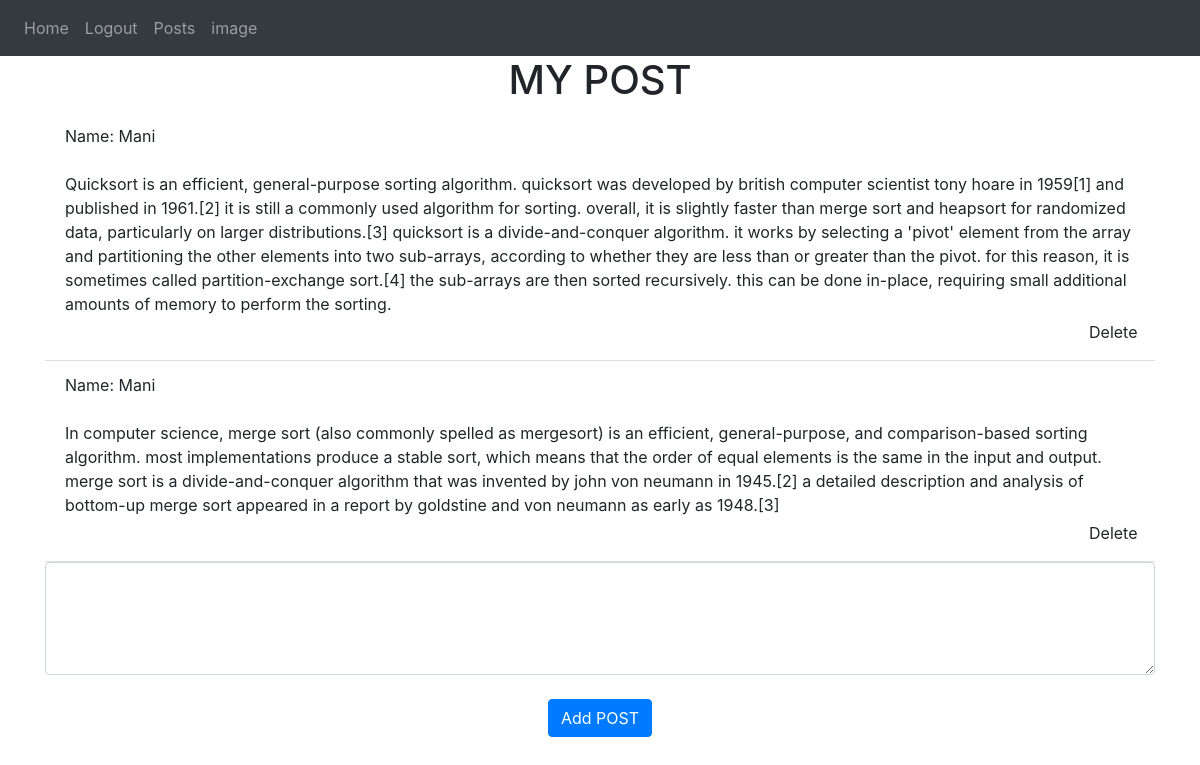
The app's page / (signed in) with its own data.
### website/models.py (models this page shows)
class Note(db.Model):
    id = db.Column(db.Integer, primary_key=True)
    data = db.Column(db.String(10000))
    date = db.Column(db.DateTime(timezone=True), default=func.now())
    user_id = db.Column(db.Integer, db.ForeignKey('user.id',ondelete="CASCADE"),nullable=False)
    name = db.Column(db.String(1000))
    like = db.Column(db.Integer)

class User(db.Model, UserMixin):
    id = db.Column(db.Integer, primary_key=True)
    email = db.Column(db.String(150), unique=True)
    password = db.Column(db.String(150))
    name = db.Column(db.String(150))
    notes = db.relationship('Note', backref='user', passive_deletes=True)
    image = db.relationship('images', backref='user', passive_deletes=True)

### website/view.py (the view, shortened to what this page needs)
@views.route('/', methods=['GET', 'POST'])
@login_required
def home():
    return render_template("home.html", user=current_user)

### website/__init__.py (called while the page is built)
def create_app():
    app = Flask(__name__)
    app.config['SECRET_KEY'] = 'hjshjhdjah kjshkjdhjs'
    app.config['SQLALCHEMY_DATABASE_URI'] = f'sqlite:///{DB_NAME}'
    db.init_app(app)
    from .view import views
    from .auth import auth
    app.register_blueprint(views)
    app.register_blueprint(auth)
    from .models import User
    with app.app_context():
        db.create_all()
    login_manager = LoginManager()
    login_manager.login_view = 'auth.login'
    login_manager.init_app(app)
    @login_manager.user_loader
    def load_user(id):
        return User.query.get(int(id))
    return app

### website/templates/home.html (shortened to what this page needs)
{% extends "base.html" %} {% block title %}Home{% endblock %} {% block content%}
  <h1 align="center">MY POST</h1>
  <ul class="list-group list-group-flush" id="notes">
    {% for note in user.notes %}
    <li class="list-group-item">
  <div>
  Name: {{ user.name.capitalize() }}
  </div>
    <div>
      <br>
      {{ note.data.capitalize() }}
    </div>
  <div style="width: 3.8cm;">
    <a style="margin-left: 1000px;" href="/delete-note/{{note.user_id}}" class="dropdown-item">Delete</a>
  </div>
  </li>
    {% endfor %}
  </ul>
  <form method="POST" enctype="multipart/form-data">
    <textarea style="height: 3cm;" name="note" id="note" class="form-control" ></textarea>
    <br>
    <div align="center">
      <button type="submit" class="btn btn-primary">Add POST</button>
    </div>
  </form>
{% endblock %}

### records on screen
Note: data "Quicksort is an efficient, general-purpose sorting algorithm. quicksort was developed by british computer scientist tony hoare in 1959[1] and published in 1961.[2] it is still a commonly used algorithm for sorting. overall, it is slightly faster than merge sort and heapsort for randomized data, particularly on larger distributions.[3] quicksort is a divide-and-conquer algorithm. it works by selecting a 'pivot' element from the array and partitioning the other elements into two sub-arrays, according to whether they are less than or greater than the pivot. for this reason, it is sometimes called partition-exchange sort.[4] the sub-arrays are then sorted recursively. this can be done in-place,…"
User: name "Mani"
Note: data "In computer science, merge sort (also commonly spelled as mergesort) is an efficient, general-purpose, and comparison-based sorting algorithm. most implementations produce a stable sort, which means that the order of equal elements is the same in the input and output. merge sort is a divide-and-conquer algorithm that was invented by john von neumann in 1945.[2] a detailed description and analysis of bottom-up merge sort appeared in a report by goldstine and von neumann as early as 1948.[3]"
